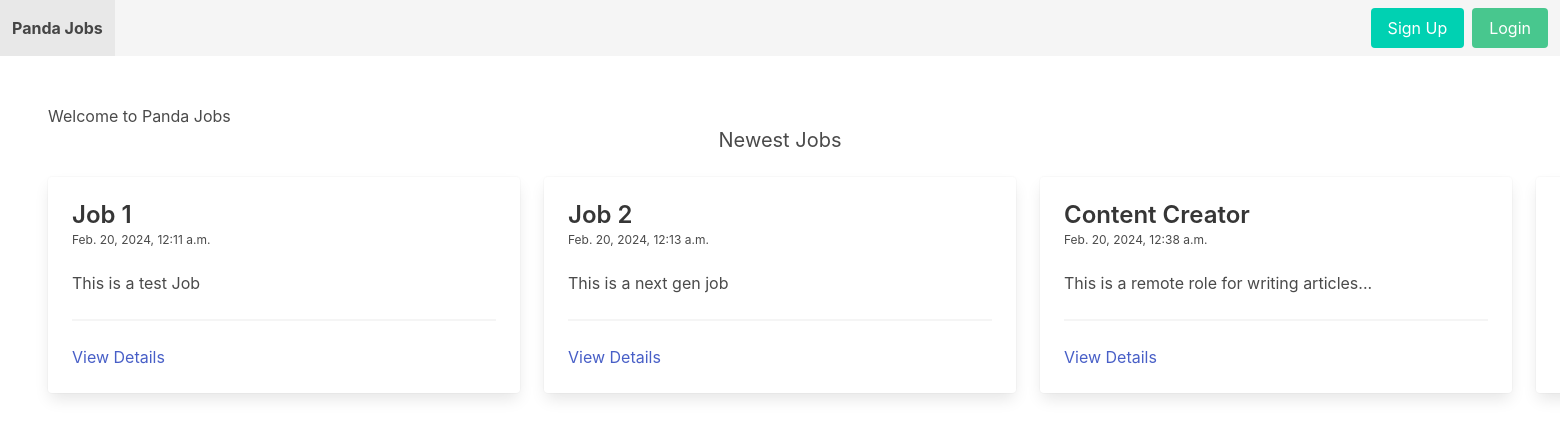
The page / on the database its author committed.
### apps/jobs/models.py (models this page shows, shortened)
class Job(models.Model):
    SIZE_1_9 = 'size_1_9'
    SIZE_10_49 = 'size_10_49'
    SIZE_50_99 = 'size_50_99'
    SIZE_100 = 'size_100'
    SIZE_CHOICES = (
        (SIZE_1_9, '1-9'),
        (SIZE_10_49, '10-49'),
        (SIZE_50_99, '50-99'),
        (SIZE_100, '100+'),
    )
    title = models.CharField(max_length=100)
    summary = models.TextField()
    full_description = models.TextField()
    company_name = models.CharField(max_length=100)
    company_location = models.CharField(max_length=100, blank=True, null=True)
    company_size = models.CharField(max_length=20, choices=SIZE_CHOICES, default=SIZE_1_9)
    created_by= models.ForeignKey(User, related_name='jobs', on_delete=models.CASCADE)
    created_at = models.DateTimeField(auto_now_add=True)
    updated_at = models.DateTimeField(auto_now=True)
    is_active = models.BooleanField(default=True)

### apps/core/views.py (the view)
# urls.py: path('', frontpage, name='frontpage'),
def frontpage(request):
    jobs = Job.objects.all()[0:10]
    return render(request, 'frontpage.html', {'jobs':jobs})

### apps/notifications/context_processors.py (called while the page is built)
def notification(request):
    if request.user.is_authenticated:
        return {'notifications': request.user.notifications.filter(is_read=False)}
    else:
        return {'notifications': []}

### apps/core/templates/frontpage.html (shortened to what this page needs)
{% extends 'base.html' %}
{% block content %}
    <h1>Welcome to Panda Jobs</h1>
    <h2 class="subtitle has-text-centered">Newest Jobs</h2>
    <div class="columns">
        {% for job in jobs %}
            <div class="column is-4">
                <div class="card">
                    <div class="card-content">
                        <div class="media">
                            <div class="media-content">
                                <p class="title is-4">{{ job.title }}</p>
                                <p class="subtitle is-7">{{ job.created_at }}</p>
                            </div>
                        </div>
                        <div class="content">
                            {{ job.summary }}
                            <hr>
                            <a href="{% url 'job_detail' job.id %}">View Details</a>
                        </div>
                    </div>
                </div>
            </div>
        {% endfor %}
    </div>
{% endblock %}

### rows shown on the page
Job: title "Job 1", created_at "Feb. 20, 2024, 12:11 a.m.", summary "This is a test Job"
Job: title "Job 2", created_at "Feb. 20, 2024, 12:13 a.m.", summary "This is a next gen job"
Job: title "Content Creator", created_at "Feb. 20, 2024, 12:38 a.m.", summary "This is a remote role for writing articles..."
